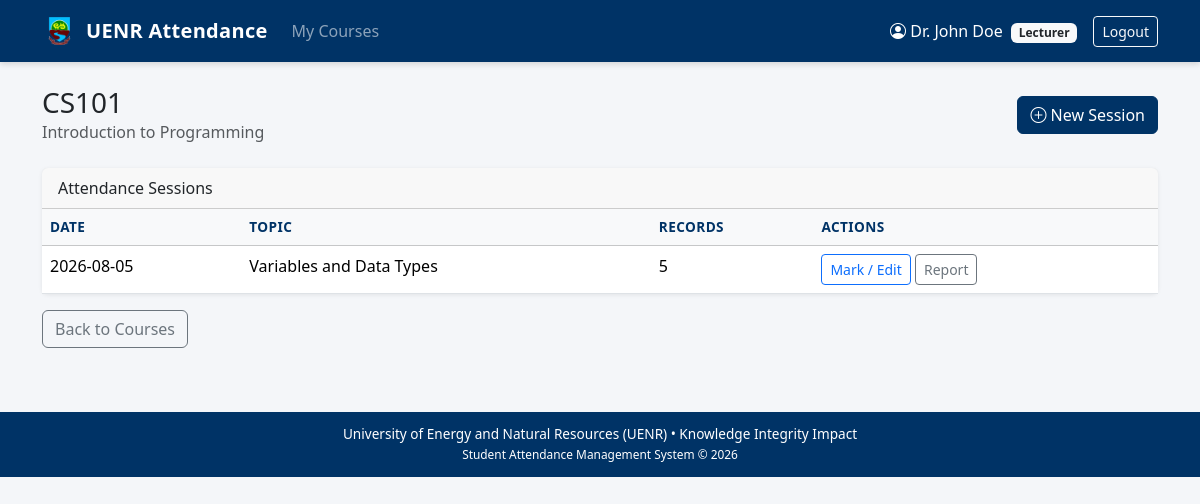
The page /lecturer/course/1 (signed in) on the database as committed earlier.
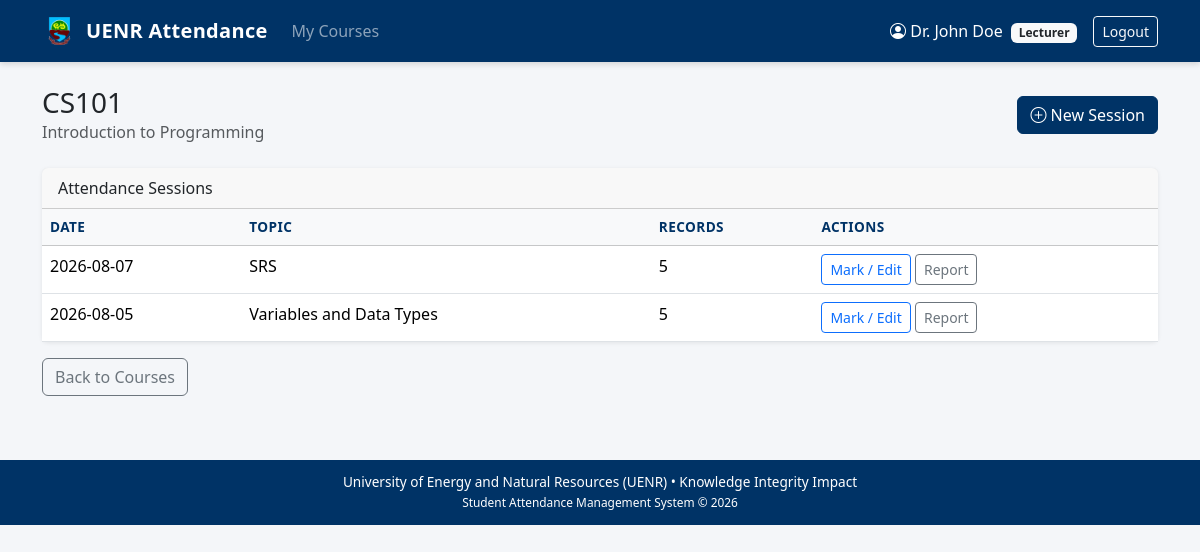
The same page on the database as committed later.
### tables this page shows
CREATE TABLE attendance_sessions (
            id INTEGER PRIMARY KEY AUTOINCREMENT,
            course_id INTEGER NOT NULL,
            session_date TEXT NOT NULL,
            topic TEXT,
            created_by INTEGER NOT NULL,
            created_at TEXT DEFAULT CURRENT_TIMESTAMP,
            UNIQUE(course_id, session_date),
            FOREIGN KEY (course_id) REFERENCES courses(id),
            FOREIGN KEY (created_by) REFERENCES users(id)
        );

### app.py (the view)
@app.route("/lecturer/course/<int:course_id>")
@login_required("lecturer")
def lecturer_course(course_id):
    db = get_db()
    course = db.execute(
        "SELECT * FROM courses WHERE id = ? AND lecturer_id = ?",
        (course_id, session["user_id"])
    ).fetchone()
    if not course:
        flash("Course not found or access denied.", "danger")
        return redirect(url_for("lecturer_dashboard"))
    sessions = db.execute("""
        SELECT s.*,
               (SELECT COUNT(*) FROM attendance_records r WHERE r.session_id = s.id) AS record_count
        FROM attendance_sessions s
        WHERE s.course_id = ?
        ORDER BY s.session_date DESC
    """, (course_id,)).fetchall()
    return render_template("lecturer/course.html", course=course, sessions=sessions)

### app.py (called while the page is built, shortened)
def get_db():
    if "db" not in g:
        g.db = sqlite3.connect(DATABASE)
        g.db.row_factory = sqlite3.Row
        g.db.execute("PRAGMA foreign_keys = ON")
    return g.db

def login_required(role=None):
    def decorator(f):
        @wraps(f)
        def wrapped(*args, **kwargs):
            if "user_id" not in session:
                flash("Please log in to continue.", "warning")
                return redirect(url_for("login"))
            return f(*args, **kwargs)
        return wrapped
    return decorator

### templates/lecturer/course.html (shortened to what this page needs)
{% extends "base.html" %}
{% block content %}
<div class="d-flex justify-content-between align-items-center mb-4">
    <div>
        <h3 class="mb-0">{{ course.code }}</h3>
        <p class="text-muted mb-0">{{ course.title }}</p>
    </div>
    <a href="{{ url_for('lecturer_new_session', course_id=course.id) }}" class="btn btn-primary">
        <i class="bi bi-plus-circle"></i> New Session
    </a>
</div>
<div class="card">
    <div class="card-header">Attendance Sessions</div>
    <div class="card-body p-0">
        <table class="table table-hover mb-0">
            <thead class="table-light">
                <tr>
                    <th>Date</th><th>Topic</th><th>Records</th><th>Actions</th>
                </tr>
            </thead>
            <tbody>
                {% for s in sessions %}
                <tr>
                    <td>{{ s.session_date }}</td>
                    <td>{{ s.topic or '—' }}</td>
                    <td>{{ s.record_count }}</td>
                    <td>
                        <a href="{{ url_for('lecturer_mark', session_id=s.id) }}" class="btn btn-sm btn-outline-primary">Mark / Edit</a>
                        <a href="{{ url_for('lecturer_session_report', session_id=s.id) }}" class="btn btn-sm btn-outline-secondary">Report</a>
                    </td>
                </tr>
                {% else %}
                <tr><td colspan="4" class="text-center text-muted py-4">No sessions yet. Create one to start marking attendance.</td></tr>
                {% endfor %}
            </tbody>
        </table>
    </div>
</div>
<a href="{{ url_for('lecturer_dashboard') }}" class="btn btn-outline-secondary mt-3">Back to Courses</a>
{% endblock %}

Rows that differ between the two databases and show on the page:
added attendance_sessions: session_date "2026-08-07", topic "SRS", record_count "5"
